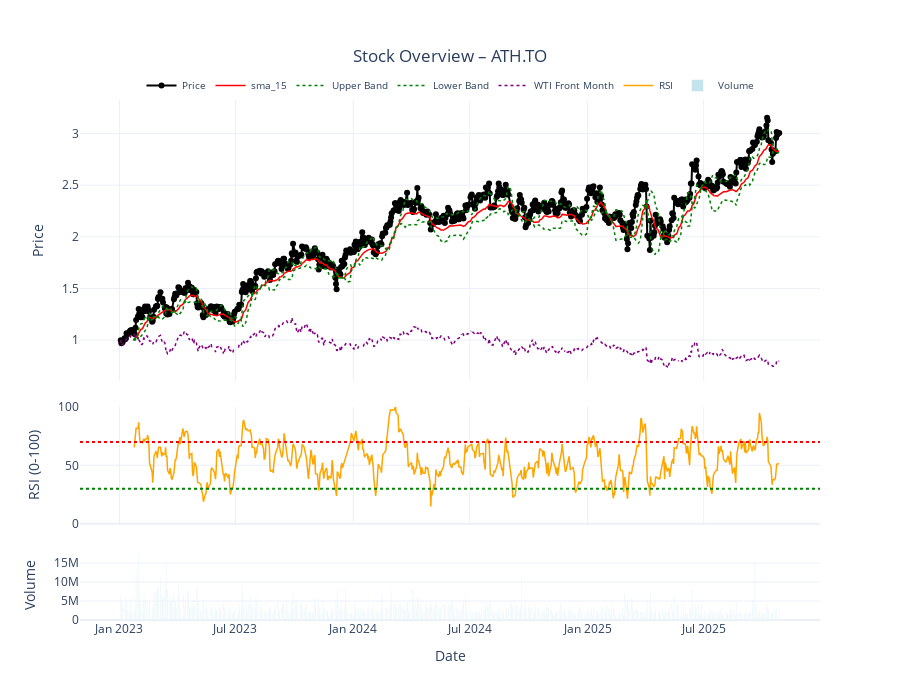

Write notebook code for a chart like this one.
### Markdown cell above
# Stock Analysis

### Code cell
# get stock data from postgres db
symbol = 'ATH.TO'
azure_engine = db.get_analytics_azure_engine()
select_query = f"select * from stock_prices where symbol = '{symbol}'"
df = pd.read_sql(select_query,azure_engine)
df.head()

# get WTI data and merge in with stock prices
select_query = f"select * from stock_prices where symbol = 'CL=F'"
df_oil = pd.read_sql(select_query,azure_engine) 

df_oil = df_oil.rename(columns={'close': 'wti_price_close'})

df = df.merge(df_oil[['date','wti_price_close']], on = ['date'], how ='left')

df_ppl = df.copy()
df_ppl = df_ppl[df_ppl['date'] > '2023-01-01']
df_ppl = df_ppl.reset_index(drop = True)


indicator_config = {
    'rsi_periods': [15],          # Can compute multiple RSIs
    'sma_periods': [15, 30],      # Multiple SMAs
    'bollinger_periods': [15]
}        

ppl = FeaturePipeline(df_ppl, config = indicator_config)
ppl.run_pipeline()

df_plot = ppl.df.copy()


norm_columns = ['close','sma_15','sma_30','bb_upper_15','bb_lower_15','wti_price_close']
df_plot = src.utils.data_utils.normalize_to_first_value(df = df_plot,columns = norm_columns)
 
fig = plot_stock(df_plot, 
                 date_col='date', 
                 price_col='close',
                 rsi = df_plot['rsi_15'],
                 plot_volume= True,
                 indicators= {
                    f'sma_15': {'data': df_plot['sma_15'], 'color': 'red'},
                    'Upper Band': {'data': df_plot['bb_upper_15'], 'color': 'green', 'dash': 'dot'},
                    'Lower Band': {'data': df_plot['bb_lower_15'], 'color': 'green', 'dash': 'dot'},
                    'WTI Front Month': {'data': df_plot['wti_price_close'], 'color': 'purple', 'dash': 'dot'}
                })
fig.show()

### Figure 1 — Plotly figure (JSON) as saved in the notebook; plotly's stock layout.template omitted (floating-point values rounded to 4 significant figures; data arrays with more than 128 entries replaced by an {"elided": "..."} marker saying what was removed)
{"data": [{"line": {"color": "black", "width": 2}, "mode": "lines+markers", "name": "Price", "type": "scatter", "x": {"elided": "708 str values"}, "xaxis": "x", "y": {"elided": "708 float values"}, "yaxis": "y"}, {"line": {"color": "red", "dash": "solid", "width": 1.5}, "mode": "lines", "name": "sma_15", "type": "scatter", "x": {"elided": "708 str values"}, "xaxis": "x", "y": {"elided": "708 float values"}, "yaxis": "y"}, {"line": {"color": "green", "dash": "dot", "width": 1.5}, "mode": "lines", "name": "Upper Band", "type": "scatter", "x": {"elided": "708 str values"}, "xaxis": "x", "y": {"elided": "708 float values"}, "yaxis": "y"}, {"line": {"color": "green", "dash": "dot", "width": 1.5}, "mode": "lines", "name": "Lower Band", "type": "scatter", "x": {"elided": "708 str values"}, "xaxis": "x", "y": {"elided": "708 float values"}, "yaxis": "y"}, {"line": {"color": "purple", "dash": "dot", "width": 1.5}, "mode": "lines", "name": "WTI Front Month", "type": "scatter", "x": {"elided": "708 str values"}, "xaxis": "x", "y": {"elided": "708 float values"}, "yaxis": "y"}, {"line": {"color": "orange", "width": 1.5}, "mode": "lines", "name": "RSI", "type": "scatter", "x": {"elided": "708 str values"}, "xaxis": "x2", "y": {"elided": "708 float values"}, "yaxis": "y2"}, {"marker": {"color": "lightblue"}, "name": "Volume", "opacity": 0.7, "type": "bar", "x": {"elided": "708 str values"}, "xaxis": "x3", "y": {"elided": "708 int values"}, "yaxis": "y3"}], "layout": {"height": 700, "legend": {"bgcolor": "rgba(255,255,255,0)", "bordercolor": "rgba(0,0,0,0)", "font": {"size": 10}, "orientation": "h", "x": 0.5, "xanchor": "center", "y": 1, "yanchor": "bottom"}, "shapes": [{"line": {"color": "red", "dash": "dot"}, "type": "line", "x0": 0, "x1": 1, "xref": "x2 domain", "y0": 70, "y1": 70, "yref": "y2"}, {"line": {"color": "green", "dash": "dot"}, "type": "line", "x0": 0, "x1": 1, "xref": "x2 domain", "y0": 30, "y1": 30, "yref": "y2"}], "title": {"pad": {"b": 20}, "text": "Stock Overview – ATH.TO", "x": 0.5, "xanchor": "center", "yanchor": "top"}, "xaxis": {"anchor": "y", "domain": [0, 1], "matches": "x3", "showticklabels": false}, "xaxis2": {"anchor": "y2", "domain": [0, 1], "matches": "x3", "showticklabels": false}, "xaxis3": {"anchor": "y3", "domain": [0, 1], "title": {"text": "Date"}}, "yaxis": {"anchor": "x", "domain": [0.46, 1], "title": {"text": "Price"}}, "yaxis2": {"anchor": "x2", "domain": [0.185, 0.41], "range": [0, 100], "title": {"text": "RSI (0-100)"}}, "yaxis3": {"anchor": "x3", "domain": [0, 0.135], "title": {"text": "Volume"}}}}
